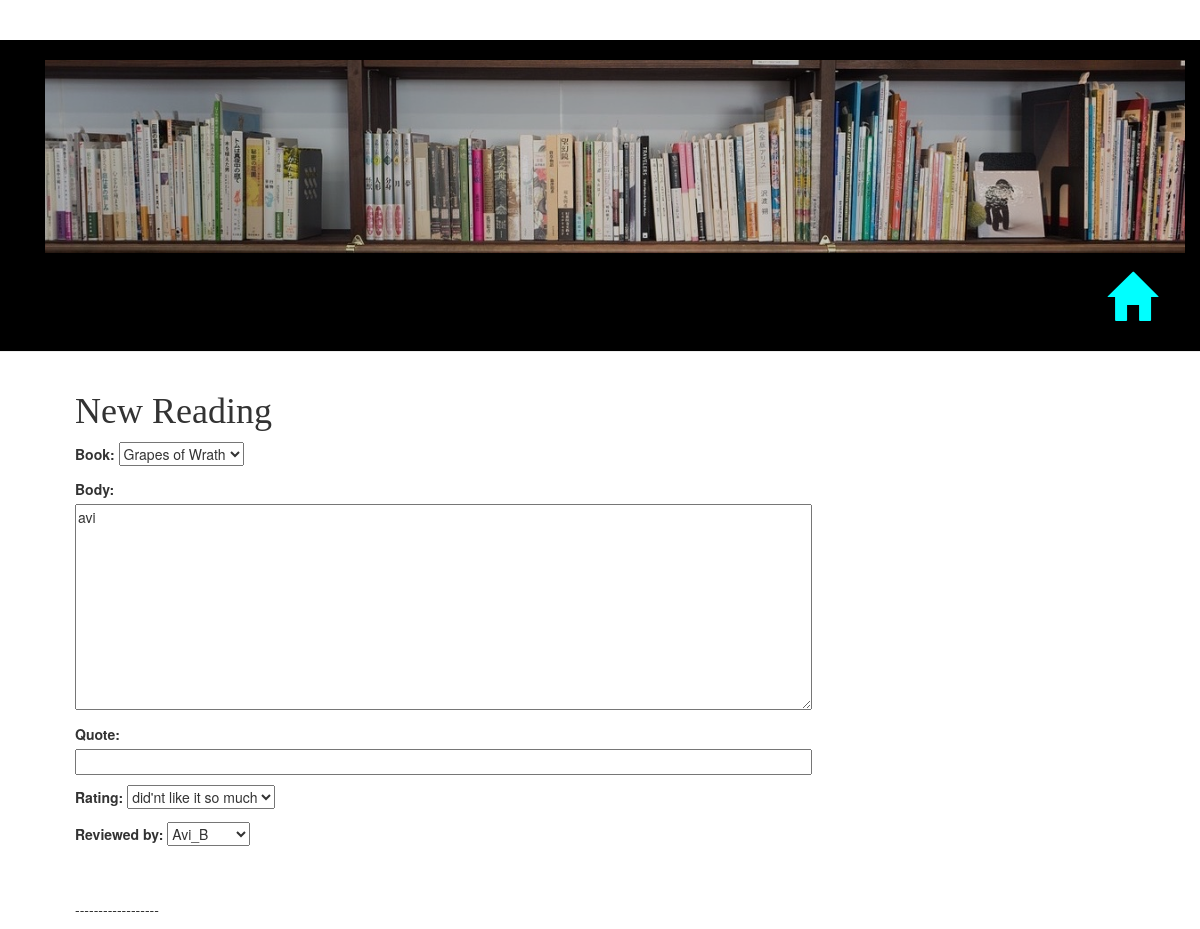
The app's page /reviews/review/51/edit/ with its own data.
### readings/models.py (models this page shows, shortened)
class Review(models.Model):
    RATING_CHOICES = (
        (1, 'did\'nt like it so much'),
        (2, 'thought it was OK'),
        (3, 'Loved it!'),
    )
    book = models.ForeignKey(Book)
    reviewed_by = models.ForeignKey(User)
    published_date = models.DateTimeField('date published')
    body = models.TextField()
    quote = models.CharField(max_length=500, blank=True)
    rating = models.IntegerField(choices=RATING_CHOICES)
    objects = models.Manager() # the default manager (used for queries for example)

### readings/views.py (the view)
# urls.py: url(r'^review/(?P<pk>\d+)/edit/$', views.review_edit, name='review_edit'),
def review_edit(request, pk):
    review = get_object_or_404(Review, pk=pk)
    if request.method == "POST":
        form = ReviewForm(request.POST, instance=review)
        if form.is_valid():
            review = form.save(commit=False)
            review.author = request.user
            review.published_date = timezone.now()
            review.save()
            return redirect('readings:review_detail', review_id=review.pk)
    else:
        form = ReviewForm(instance=review)
    return render(request, 'readings/review_edit.html', {'form': form})

### readings/forms.py
class ReviewForm(forms.ModelForm):
    class Meta:
        model = Review
        fields = ('book','body','quote','rating','reviewed_by')

### readings/models.py (called while the page is built)
    def __unicode__(self):
        return self.name

### readings/templates/readings/review_edit.html (shortened to what this page needs)
{% extends 'readings/base.html' %}
{% block content %}
    <h1>New Reading</h1>
    <form method="POST" class="post-form">{% csrf_token %}
        {{ form.as_p }}
        <br>
        <br>
        <p>------------------ </p>
    </form>
{% endblock %}

### readings/static/css/readings.css (style rules this page uses)
h1, h2, h3, h4 { font-family: 'Lobster', cursive; }
.post-form textarea, .post-form input { width: 100%; }

### records on screen
Review: book "Grapes of Wrath", body "avi", rating "did'nt like it so much", reviewed_by "Avi_B"
